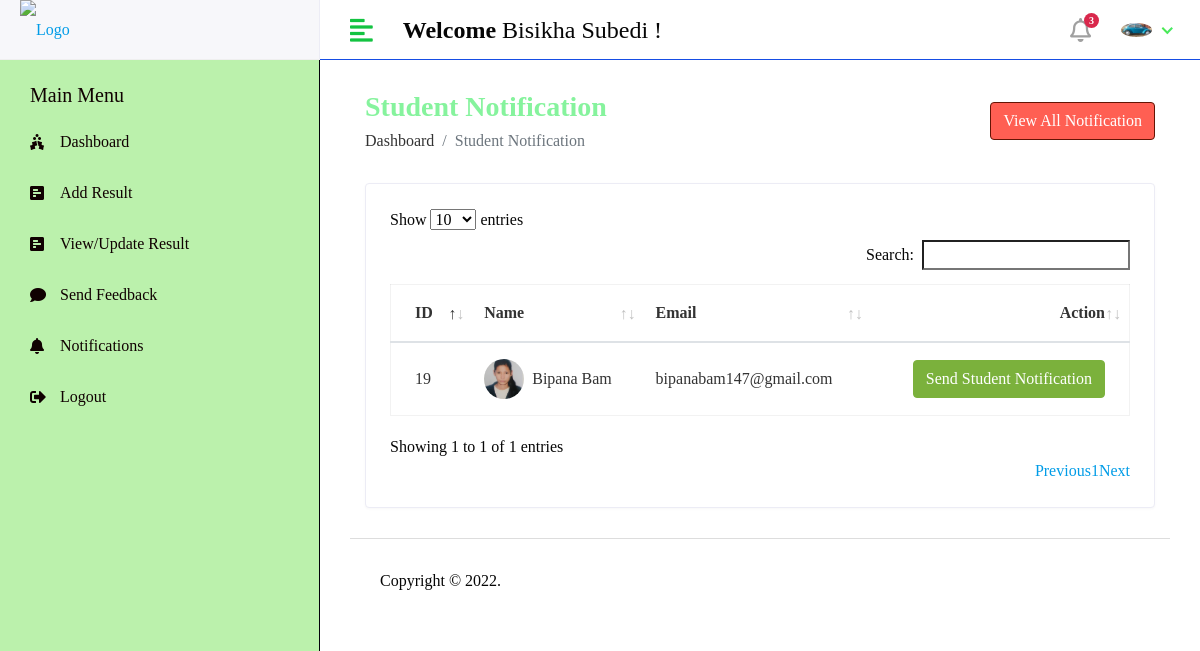
The page /Hod/Student/send_notification (signed in) on the database its author committed.
### LEC_RMSapp/models.py (models this page shows, shortened)
class CustomUser(AbstractUser):
    USER = (
        (1,'HOD'),
        (2,'STAFF'),
        (3,'STUDENT'),
    )
    user_type = models.CharField(choices=USER,max_length=50,default=1)
    profile_pic =models.ImageField(upload_to='media/profile_pic')

class Student(models.Model):
    admin = models.OneToOneField(CustomUser,on_delete=models.CASCADE)
    id = models.AutoField(primary_key=True)
    RollNo = models.CharField(max_length=50)
    gender = models.CharField(max_length=100)
    dob = models.DateTimeField()
    mobile_number = models.PositiveIntegerField()
    course_id = models.ForeignKey(Course, on_delete=models.DO_NOTHING)
    session_year_id = models.ForeignKey(Session_year,on_delete=models.DO_NOTHING)
    created_at = models.DateTimeField(auto_now_add=True)
    updated_at = models.DateTimeField(auto_now=True)
    father_name = models.TextField()
    father_occupation = models.TextField()
    father_number = models.PositiveIntegerField()
    mother_name = models.TextField()
    mother_occupation = models.TextField()
    mother_number = models.PositiveIntegerField()
    present_address = models.TextField()
    permanent_address = models.TextField()

### LEC_Result_Management_System/Hod_Views.py (the view)
# urls.py: path('Hod/Student/send_notification',Hod_Views.STUDENT_SEND_NOTIFICATION,name= 'student_send_notification'),
@login_required(login_url='/')
def STUDENT_SEND_NOTIFICATION(request):
    student = Student.objects.all()
    notification = Student_Notification.objects.all()
    context = {
        'student':student,
        'notification':notification,
    }
    return render(request,'Hod/student_notification.html',context)

### templates/Hod/student_notification.html (shortened to what this page needs)
{% extends 'base.html' %}
{% block content %}
  <div class="content container-fluid">
               <div class="page-header">
                  <div class="row align-items-center">
                     <div class="col">
                        <h3 class="page-title">Student Notification</h3>
                        <ul class="breadcrumb">
                           <li class="breadcrumb-item"><a href="index.html">Dashboard</a></li>
                           <li class="breadcrumb-item active">Student Notification</li>
                        </ul>
                     </div>
                     <div class="col-auto text-right float-right ml-auto">
                        <button type="button" class="btn btn-primary" data-toggle="modal" data-target="#exampleModalCenter">
                        View All Notification
                        </button>
                     </div>
                  </div>
               </div>
               <div class="row">
                  <div class="col-sm-12">
                     <div class="card card-table">
                        <div class="card-body">
                           <div class="table-responsive">
                               {% load static %}
                              <table id="table_id" class="table table-hover table-center mb-0 ">
                                 <thead>
                                    <tr>
                                       <th>ID</th>
                                       <th>Name</th>
                                       <th>Email</th>
                                       <th class="text-right">Action</th>
                                    </tr>
                                 </thead>
                                 <tbody>
                                 {% for i in student %}
                                    <tr>
                                       <td>{{i.id}}</td>
                                       <td>
                                          <h2 class="table-avatar">
                                             <a href="{% url 'student_details' i.id %}" class="avatar avatar-sm mr-2"><img class="avatar-img rounded-circle" src="/{{i.admin.profile_pic}}" alt="User Image"></a>
                                             <a href="{% url 'student_details' i.id %}">{{i.admin.first_name}}&nbsp;{{i.admin.last_name}}</a>
                                          </h2>
                                       </td>
                                       <td>{{i.admin.email}}</td>
                                       <td class="text-right">
                                             <button type="button" class="btn btn-success" data-toggle="modal" data-target="#sendnotification-{{forloop.counter}}">
                                                Send  Student Notification
                                             </button>
                                       </td>
                                    </tr>
                                 {% endfor %}
                                 </tbody>
                              </table>
                           </div>
                        </div>
                     </div>
                  </div>
               </div>
            </div>
{% endblock %}

### templates/includes/header.html (shortened to what this page needs)
{% load static %}
         <div class="header">
            <div class="header-left">
               <a href="index.html" class="logo">
               <img src="http://lec.edu.np/assets/images/leclogo21.png" alt="Logo" width="100" height="70">
               </a>
            </div>
            <a href="javascript:void(0);" id="toggle_btn">
            <i class="fas fa-align-left"></i>
            </a>
            <div class="top-nav-search mt-3">
               <h4><strong>Welcome</strong>&nbsp;<span>{{user.first_name}} {{user.last_name}}</span>&nbsp;!</h4>
            </div>
            <ul class="nav user-menu">
                <li class="nav-item dropdown noti-dropdown">
                  <a href="#" class="dropdown-toggle nav-link" data-toggle="dropdown">
                  <i class="far fa-bell"></i> <span class="badge badge-pill">3</span>
                  </a>
               </li>
               <li class="nav-item dropdown has-arrow">
                  <a href="#" class="dropdown-toggle nav-link" data-toggle="dropdown">
                   {% if user.profile_pic == "" %}
                      <span class="user-img"><img class="rounded-circle" src="{% static 'assets/img/noimg.jpg' %}" width="31" alt="Ryan Taylor"></span>
                   {% else %}
                  <span class="user-img"><img class="rounded-circle" src="/{{user.profile_pic}}" width="31" alt="Ryan Taylor"></span>
                   {% endif %}
                  </a>
               </li>
            </ul>
         </div>

### static/assets/css/style.css (style rules this page uses)
html { height: 100%; }
body { background-color: #fff; color: #060606; font-family: cursive; font-size: 1rem; height: 100%; line-height: 1.5; overflow-x: hidden; }
h1, h2, h3, h4, h5, h6 { font-family: cursive; margin-top: 0; }
a { color: #009ce7; }
input, button, a { transition: all 0.4s ease; -moz-transition: all 0.4s ease; -o-transition: all 0.4s ease; -ms-transition: all 0.4s ease; -webkit-transition: all 0.4s ease; }
input, input:focus, button, button:focus { outline: none; }
ul, ol { padding: 0px; list-style: none; }
.table { color: #333; max-width: 100%; margin-bottom: 0; width: 100%; }
.table.dataTable { border-collapse: collapse !important; border: 1px solid rgba(0, 0, 0, 0.05); }
table.table td h2 { display: inline-block; font-size: inherit; font-weight: 400; margin: 0; padding: 0; vertical-align: middle; }
table.table td h2.table-avatar { align-items: center; display: inline-flex; font-size: inherit; font-weight: 400; margin: 0; padding: 0; vertical-align: middle; white-space: nowrap; }
table.table td h2 a { color: #333; }
.table thead tr th { font-weight: 600; }
.table tbody tr { border-bottom: 1px solid rgba(0, 0, 0, 0.05); }
.table.table-center td, .table.table-center th { vertical-align: middle; }
.card-table .card-body .table > thead > tr > th { border-top: 0; }
.card-table .card-body .table tr td:first-child, .card-table .card-body .table tr th:first-child { padding-left: 1.5rem; }
.card-table .card-body .table tr td:last-child, .card-table .card-body .table tr th:last-child { padding-right: 1.5rem; }
.card-table .table td, .card-table .table th { border-top: 1px solid #e2e5e8; padding: 1rem 0.75rem; white-space: nowrap; }
.btn-primary { background-color: #ff5f53; border: 1px solid #641404; }
.btn-success { background-color: #7bb13c; border: 1px solid #7bb13c }
.card { border: 1px solid #ececf5; box-shadow: 0 1px 3px 0 rgba(0, 0, 0, 0.03); margin-bottom: 1.875rem; }
.card-body { padding: 1.5rem; }
.avatar { position: relative; display: inline-block; width: 3rem; height: 3rem }
.avatar > img { width: 100%; height: 100%; -o-object-fit: cover; object-fit: cover; }
.avatar-sm { width: 2.5rem; height: 2.5rem; }
.header { background-color: #fff; border-bottom: 1px solid #164de4; left: 0; position: fixed; right: 0; top: 0; z-index: 1001; height: 60px; }
.header .header-left { float: left; height: 60px; padding: 0 20px; position: relative; width: 320px; z-index: 1; transition: all 0.2s ease-in-out; background-color: #f7f7fa; border-bottom: 1px solid #efefef; border-right: 1px solid #ececf5; display: flex; align-items: center; }
.header .header-left .logo { display: inline-block; line-height: 60px; }
.header .header-left .logo img { max-height: 170px; width: auto; }
.header .dropdown-toggle:after { display: none; }
.header .has-arrow .dropdown-toggle:after { border-top: 0; border-left: 0; border-bottom: 2px solid #4ae952; border-right: 2px solid #48e963; content: ''; height: 8px; display: inline-block; pointer-events: none; -webkit-transform-origin: 66% 66%; -ms-transform-origin: 66% 66%; transform-origin: 66% 66%; -webkit-transform: rotate(45deg); -ms-transform: rotate(45deg); transform: rotate(45deg); -webkit-transition: all 0.15s ease-in-out; transition: all 0.15s ease-in-out; width: 8px; vertical-align: 0px; }
.user-menu { float: right; margin: 0; position: relative; z-index: 99; padding-right: 15px; }
.user-menu.nav > li > a { color: #a0a0a0; font-size: 14px; line-height: 58px; padding: 0 15px; height: 60px; }
.user-img { margin-right: 3px; position: relative; }
.top-nav-search { float: left; margin-left: 15px; }
.page-header { margin-bottom: 1.875rem; }
.page-header .breadcrumb { background-color: transparent; color: #6c757d; font-size: 1rem; font-weight: 500; margin-bottom: 0; padding: 0; }
.page-header .breadcrumb a { color: #333; }
.page-title { font-size: 28px; font-weight: 600; color: rgb(134, 243, 157); margin-bottom: 5px; }
.user-menu.nav > li > a .badge { background-color: #d9284c; display: block; font-size: 10px; font-weight: bold; height: 15px; width: 15px; position: absolute; right: 7px; top: 13px; color: #fff; padding: 3px; }
.user-menu.nav > li > a > i { font-size: 1.5rem; line-height: 60px; }
@media (min-width: 992px) { #toggle_btn { align-items: center; color: #13c341; display: inline-flex; float: left; font-size: 26px; height: 60px; justify-content: center; margin-left: 15px; padding: 0 15px; } }

### rows shown on the page
CustomUser: first_name "Bisikha", last_name "Subedi", profile_pic (picture)
Student: id "19", admin.profile_pic (picture), admin.first_name "Bipana", admin.last_name "Bam", admin.email "bipanabam147@gmail.com"
